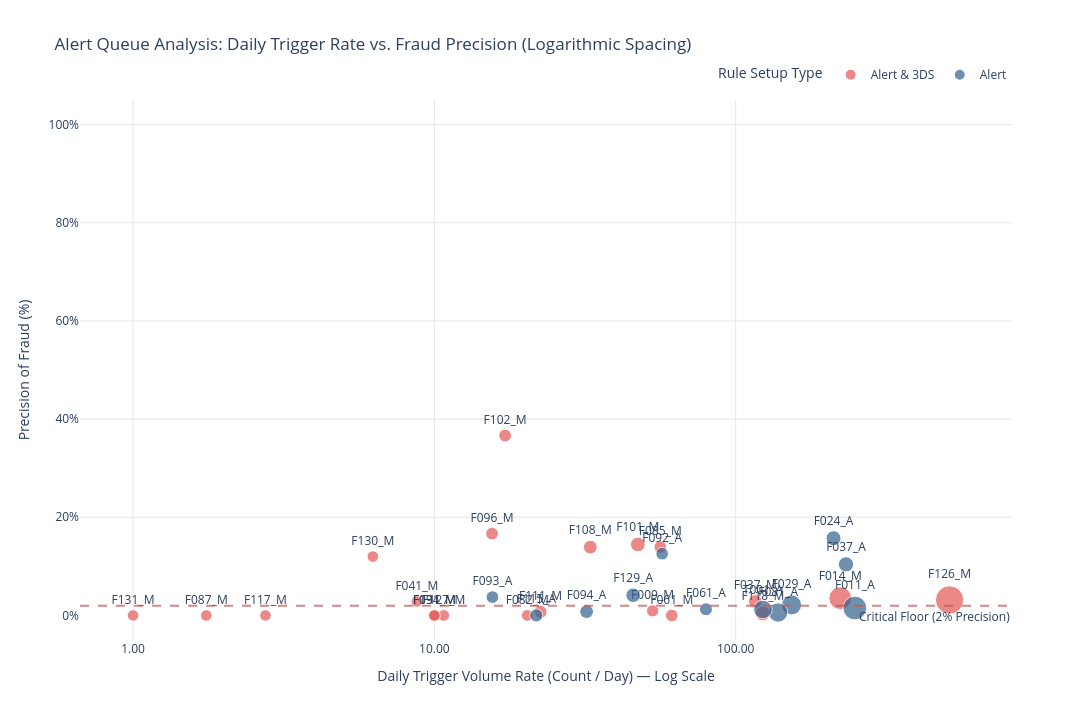

Notebook cell for this chart:
### Markdown cell above
### Alert

### Code cell
rm.plot_alert_precision_scatter_log(
    rule_performance_matrix,
    target_actions=["Alert", "Alert & 3DS"],
)

### Figure 1 — Plotly figure (JSON) as saved in the notebook; plotly's stock layout.template omitted (floating-point values rounded to 4 significant figures)
{"data": [{"customdata": [[9228.0, 9228.0, 512.7], [5966.0, 5964.0, 248.6], [5336.0, 5336.0, 222.3], [3677.0, 3677.0, 153.2], [3319.0, 3319.0, 138.3], [2955.0, 2955.0, 123.1], [1394.0, 1393.0, 232.3], [1267.0, 1265.0, 211.2], [1231.0, 1231.0, 123.1], [1136.0, 1134.0, 47.33], [1096.0, 1096.0, 45.67], [790.0, 790.0, 32.92], [768.0, 768.0, 32.0], [697.0, 697.0, 116.2], [540.0, 540.0, 22.5], [523.0, 523.0, 21.79], [478.0, 478.0, 79.67], [412.0, 412.0, 17.17], [374.0, 374.0, 15.58], [373.0, 372.0, 15.54], [368.0, 368.0, 61.33], [342.0, 342.0, 57.0], [337.0, 337.0, 56.17], [212.0, 212.0, 53.0], [61.0, 61.0, 20.33], [43.0, 43.0, 10.75], [35.0, 35.0, 8.75], [25.0, 25.0, 6.25], [11.0, 11.0, 2.75], [10.0, 10.0, 10.0], [10.0, 10.0, 10.0], [7.0, 7.0, 1.75], [1.0, 1.0, 1.0]], "hovertemplate": "<b>Rule:</b> %{hovertext}<br><b>True Daily Rate:</b> %{customdata[2]:,.2f} triggers/day<br><b>Fraud Precision:</b> %{y:.2f}%<br><b>Total Lifetime Triggers:</b> %{customdata[0]:,}<br><b>Unique Payments Hit:</b> %{customdata[1]:,}<extra></extra>", "hovertext": ["F126_M", "F014_M", "F118_M", "F101_M", "F108_M", "F037_M", "F111_M", "F102_M", "F096_M", "F061_M", "F085_M", "F009_M", "F082_M", "F127_M", "F041_M", "F130_M", "F117_M", "F091_M", "F134_M", "F087_M", "F131_M"], "legendgroup": "Alert & 3DS", "marker": {"color": "#e45756", "size": [48.0, 31.13, 13.34, 12.92, 11.42, 11.02, 10.34, 9.786, 9.617, 9.595, 9.461, 8.919, 8.264, 8.186, 8.152, 8.108, 8.048, 8.043, 8.043, 8.03, 8.004], "sizemode": "area", "sizeref": 0.12, "symbol": "circle"}, "mode": "markers+text", "name": "Alert & 3DS", "orientation": "v", "showlegend": true, "text": ["F126_M", "F014_M", "F118_M", "F101_M", "F108_M", "F037_M", "F111_M", "F102_M", "F096_M", "F061_M", "F085_M", "F009_M", "F082_M", "F127_M", "F041_M", "F130_M", "F117_M", "F091_M", "F134_M", "F087_M", "F131_M"], "textposition": "top center", "type": "scatter", "x": [512.7, 222.3, 123.1, 47.33, 32.92, 116.2, 22.5, 17.17, 15.54, 61.33, 56.17, 53.0, 20.33, 10.75, 8.75, 6.25, 2.75, 10.0, 10.0, 1.75, 1.0], "xaxis": "x", "y": [3.16, 3.52, 0.41, 14.46, 13.92, 2.87, 0.74, 36.65, 16.67, 0.0, 13.95, 0.94, 0.0, 0.0, 2.86, 12.0, 0.0, 0.0, 0.0, 0.0, 0.0], "yaxis": "y"}, {"customdata": [[9228.0, 9228.0, 512.7], [5966.0, 5964.0, 248.6], [5336.0, 5336.0, 222.3], [3677.0, 3677.0, 153.2], [3319.0, 3319.0, 138.3], [2955.0, 2955.0, 123.1], [1394.0, 1393.0, 232.3], [1267.0, 1265.0, 211.2], [1231.0, 1231.0, 123.1], [1136.0, 1134.0, 47.33], [1096.0, 1096.0, 45.67], [790.0, 790.0, 32.92], [768.0, 768.0, 32.0], [697.0, 697.0, 116.2], [540.0, 540.0, 22.5], [523.0, 523.0, 21.79], [478.0, 478.0, 79.67], [412.0, 412.0, 17.17], [374.0, 374.0, 15.58], [373.0, 372.0, 15.54], [368.0, 368.0, 61.33], [342.0, 342.0, 57.0], [337.0, 337.0, 56.17], [212.0, 212.0, 53.0], [61.0, 61.0, 20.33], [43.0, 43.0, 10.75], [35.0, 35.0, 8.75], [25.0, 25.0, 6.25], [11.0, 11.0, 2.75], [10.0, 10.0, 10.0], [10.0, 10.0, 10.0], [7.0, 7.0, 1.75], [1.0, 1.0, 1.0]], "hovertemplate": "<b>Rule:</b> %{hovertext}<br><b>True Daily Rate:</b> %{customdata[2]:,.2f} triggers/day<br><b>Fraud Precision:</b> %{y:.2f}%<br><b>Total Lifetime Triggers:</b> %{customdata[0]:,}<br><b>Unique Payments Hit:</b> %{customdata[1]:,}<extra></extra>", "hovertext": ["F011_A", "F029_A", "F081_A", "T001_A", "F037_A", "F024_A", "F129_A", "F094_A", "F115_A", "F061_A", "F093_A", "F092_A"], "legendgroup": "Alert", "marker": {"color": "#32628d", "size": [33.86, 23.94, 22.39, 20.81, 14.04, 13.49, 12.75, 11.33, 10.27, 10.07, 9.621, 9.482], "sizemode": "area", "sizeref": 0.12, "symbol": "circle"}, "mode": "markers+text", "name": "Alert", "orientation": "v", "showlegend": true, "text": ["F011_A", "F029_A", "F081_A", "T001_A", "F037_A", "F024_A", "F129_A", "F094_A", "F115_A", "F061_A", "F093_A", "F092_A"], "textposition": "top center", "type": "scatter", "x": [248.6, 153.2, 138.3, 123.1, 232.3, 211.2, 45.67, 32.0, 21.79, 79.67, 15.58, 57.0], "xaxis": "x", "y": [1.51, 2.15, 0.6, 1.22, 10.41, 15.73, 4.11, 0.78, 0.0, 1.26, 3.74, 12.57], "yaxis": "y"}], "layout": {"annotations": [{"showarrow": false, "text": "Critical Floor (2% Precision)", "x": 1, "xanchor": "right", "xref": "x domain", "y": 2, "yanchor": "top", "yref": "y"}], "height": 720, "legend": {"itemsizing": "constant", "orientation": "h", "title": {"text": "Rule Setup Type"}, "tracegroupgap": 0, "x": 1, "xanchor": "right", "y": 1.02, "yanchor": "bottom"}, "plot_bgcolor": "white", "shapes": [{"line": {"color": "#bf5858", "dash": "dash"}, "opacity": 0.7, "type": "line", "x0": 0, "x1": 1, "xref": "x domain", "y0": 2, "y1": 2, "yref": "y"}], "title": {"text": "Alert Queue Analysis: Daily Trigger Rate vs. Fraud Precision (Logarithmic Spacing)"}, "width": 1100, "xaxis": {"anchor": "y", "domain": [0, 1], "dtick": 1, "gridcolor": "#e6e6e6", "showgrid": true, "tickformat": ",.2f", "title": {"text": "Daily Trigger Volume Rate (Count / Day) — Log Scale"}, "type": "log"}, "yaxis": {"anchor": "x", "domain": [0, 1], "gridcolor": "#e6e6e6", "range": [-5, 105], "showgrid": true, "ticksuffix": "%", "title": {"text": "Precision of Fraud (%)"}}}}
